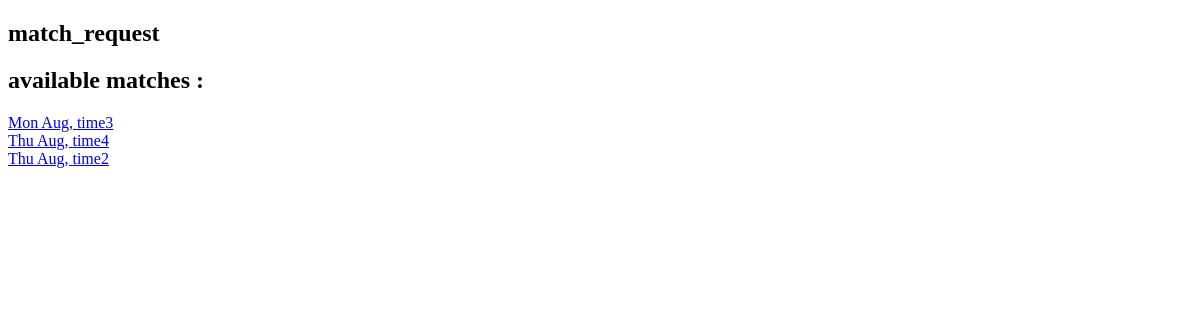
Before: /match_request/ (signed in) with the older database file.
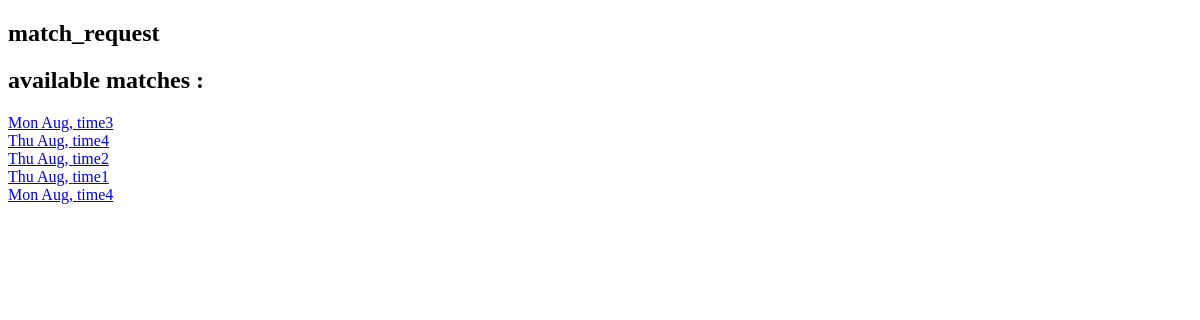
After: the same page with the newer database file.
### mainapp/models.py (models this page shows)
class Match(models.Model):
    time1 = 'time1'
    time2 = 'time2'
    time3 = 'time3'
    time4 = 'time4'
    Time_choices = [
        (time1, 'Time1'),
        (time2, 'Time2'),
        (time3, 'Time3'),
        (time4, 'Time4'),
    ]
    time = models.CharField(max_length=10, choices=Time_choices)
    date = models.DateField(blank= True,null=True,auto_now=False, auto_now_add=False)
    gym = models.CharField(max_length=50, null=True)
    player = models.ManyToManyField(My_user, related_name = 'player_match')
    referee = models.ManyToManyField(My_user,related_name = 'referee_match')

### mainapp/views.py (the view)
# urls.py: path('match_request/', views.match_request_page, name = "match_request_page"),
@login_required
def match_request_page(request):
    matches = Match.objects.all().order_by('date')
    context = {'matches' : matches}
    return render(request, 'mainapp/match_request.html', context)

### mainapp/templates/mainapp/match_request.html (shortened to what this page needs)
<!DOCTYPE html>
<html>
    <head>
    </head>
    <body>
        <h2>match_request</h2>
        <h2>available matches :</h2>
        {% for match in matches %}
        <a href="{% url 'mainapp:match_request' match_id=match.id %}">{{match.date|date:'D M'}}, {{match.time}}</a><br>
        {% endfor %}
    </body>
</html>

Changed rows visible on the page:
added Match: date "Thu Aug", time "time1"
added Match: date "Mon Aug", time "time4"
